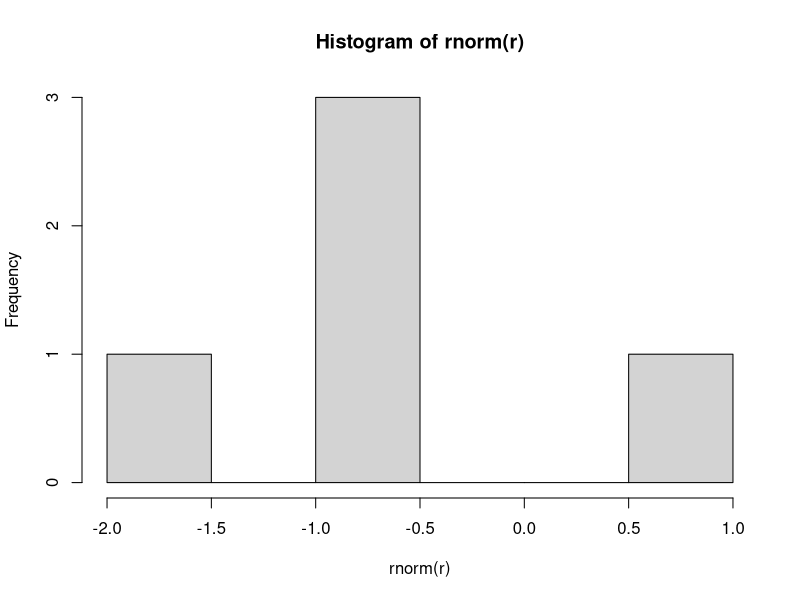

Write R code to recreate this figure.
# limite central
f_limcentral <- function( r ) {
  hist(rnorm(r))  
}

f_limcentral(1:5)
#> f_limcentral(1:50)
#> f_limcentral(1:500)
#> f_limcentral(1:5000)
#> f_limcentral(1:50000)
#> f_limcentral(1:500000)

